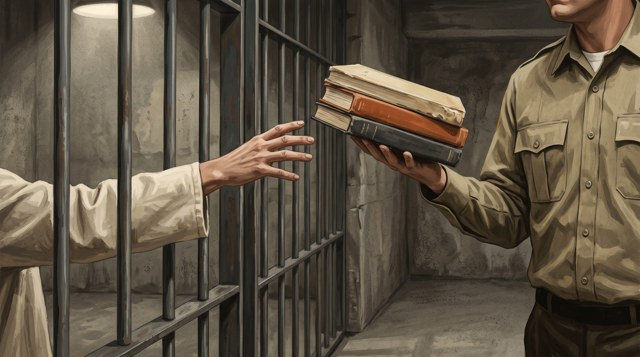
#> input picture toolkit/doodle/cards/img/C_books_keep.jpg, 640 x 357 px
$ python halftone.py ../../doodle/cards/img/C_books_keep.jpg out.png
#> lines starting #> are read from the running program, lines starting #| are printed output that depends on the picture
#!/usr/bin/env python3
"""Make a one-ink halftone of a registered scan or photo (LOK-017 HalftoneMoire / VIS-028 DuotoneCollage).

The output is a PNG mask: dots opaque, paper transparent. The component colours it with theme tokens
(dots in one token, paper in another), so no colour lives in the file. Dot area follows the darkness of
each cell (amplitude-modulated screen, round dots, rotated grid), drawn at 3x and scaled down so edges
stay clean. Register the output as an extra path on the SAME source (it is that source, re-screened);
only use it on sources whose licence allows adaptation (public domain, CC BY, CC0, own) -- never on a
source whose limit says "shown unaltered" (e.g. SRC-013, CC BY-SA).

usage: halftone.py IN.jpg OUT.png [--cell 10] [--angle 45] [--crop x,y,w,h] [--width 1200]
                   [--black 0.08] [--white 0.92] [--gamma 1.0] [--line]
--cell: dot spacing in OUTPUT pixels (keep >= 8 at 1080p, or YouTube's encoder turns it to mush).
--black/--white: input levels (luminance 0..1) mapped to full dot / no dot.
"""
import argparse
import math

import numpy as np
from PIL import Image, ImageDraw

ap = argparse.ArgumentParser()
ap.add_argument("src")
ap.add_argument("out")
ap.add_argument("--cell", type=float, default=10)
ap.add_argument("--angle", type=float, default=45)
ap.add_argument("--crop", default="")
ap.add_argument("--width", type=int, default=0)
ap.add_argument("--black", type=float, default=0.08)
ap.add_argument("--white", type=float, default=0.92)
ap.add_argument("--gamma", type=float, default=1.0)
ap.add_argument("--line", action="store_true", help="line art (engraved plates): a clean one-ink mask, no dots")
a = ap.parse_args()

im = Image.open(a.src).convert("L")
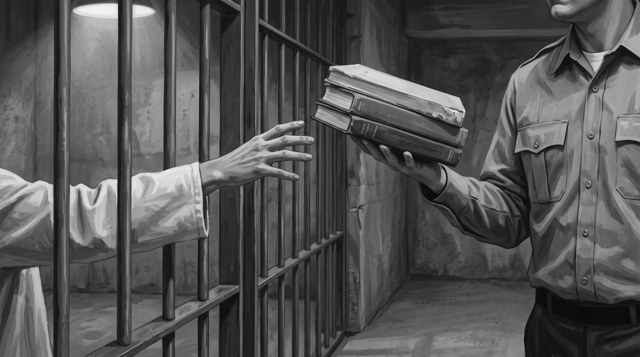
#> im: PIL image 640x357 L; min 2, max 244, mean 84.6
if a.crop:
    x, y, w, h = map(int, a.crop.split(","))
    im = im.crop((x, y, x + w, y + h))
if a.width and a.width != im.width:
    im = im.resize((a.width, round(im.height * a.width / im.width)), Image.LANCZOS)
W, H = im.size
#> W = 640; H = 357
L = np.asarray(im, dtype=np.float32) / 255.0
L = np.clip((L - a.black) / max(1e-3, a.white - a.black), 0, 1) ** a.gamma
dark = 1.0 - L
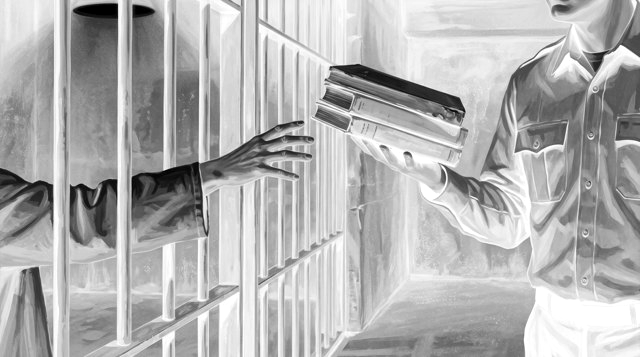
#> dark: shape (357, 640) float32; min 0, max 1, mean 0.7

if a.line:  # one ink, no screen: soft threshold keeps the engraver's line weight
    alpha = Image.fromarray((np.clip((dark - 0.35) / 0.3, 0, 1) * 255).astype(np.uint8))
    out = Image.new("RGBA", (W, H), (0, 0, 0, 0))
    out.putalpha(alpha)
    out.save(a.out, optimize=True)
    print(f"{a.out}: {W}x{H}, line mask")
    raise SystemExit
SS = 3  # supersampling
c = a.cell
th = math.radians(a.angle)
ux, uy = math.cos(th), math.sin(th)  # grid axis u
vx, vy = -math.sin(th), math.cos(th)  # grid axis v
diag = math.hypot(W, H)
#> diag = 732.8
n = int(diag / c) + 2
#> n = 75
cx0, cy0 = W / 2, H / 2
#> cx0 = 320; cy0 = 178.5
canvas = Image.new("L", (W * SS, H * SS), 0)
#> canvas: PIL image 1920x1071 L; every value is 0
d = ImageDraw.Draw(canvas)
rmax = c * 0.72  # neighbouring dots just touch at full darkness
for i in range(-n, n + 1):
    for j in range(-n, n + 1):
        px = cx0 + (i * ux + j * vx) * c
        py = cy0 + (i * uy + j * vy) * c
        if px < -c or py < -c or px > W + c or py > H + c:
            continue
        # mean darkness over the cell (sampled 3x3 around the centre)
        xs = np.clip((px + np.array([-c / 3, 0, c / 3])).astype(int), 0, W - 1)
        ys = np.clip((py + np.array([-c / 3, 0, c / 3])).astype(int), 0, H - 1)
        k = float(dark[np.ix_(ys, xs)].mean())
        if k <= 0.01:
            continue
        r = min(rmax, c * math.sqrt(k / math.pi))  # dot area = darkness x cell area
        d.ellipse([(px - r) * SS, (py - r) * SS, (px + r) * SS, (py + r) * SS], fill=255)
alpha = canvas.resize((W, H), Image.LANCZOS)
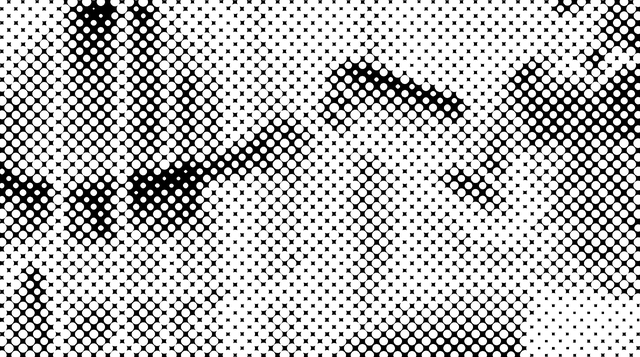
#> alpha: PIL image 640x357 L; min 0, max 255, mean 185.4
out = Image.new("RGBA", (W, H), (0, 0, 0, 0))
#> out: PIL image 640x357 RGBA; every value is 0
out.putalpha(alpha)
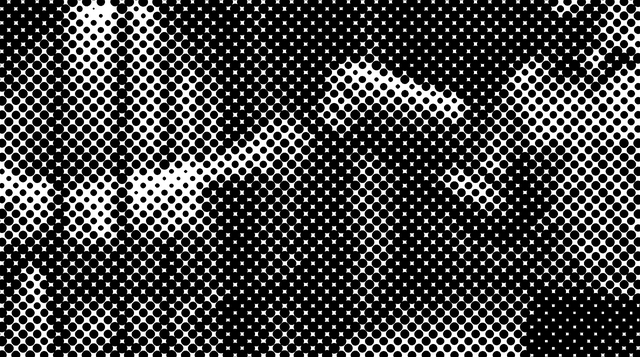
#> out: PIL image 640x357 RGBA; mean R, G, B, A 0, 0, 0, 185.4; transparent parts drawn white
out.save(a.out, optimize=True)
cov = np.asarray(alpha, dtype=np.float32).mean() / 255
#> cov = 0.727
print(f"{a.out}: {W}x{H}, cell {c}px at {a.angle} deg, ink coverage {cov:.0%}")
#| out.png: 640x357, cell 10px at 45 deg, ink coverage 73%

$ run again, on toolkit/doodle/cards/img/C_note2.jpg
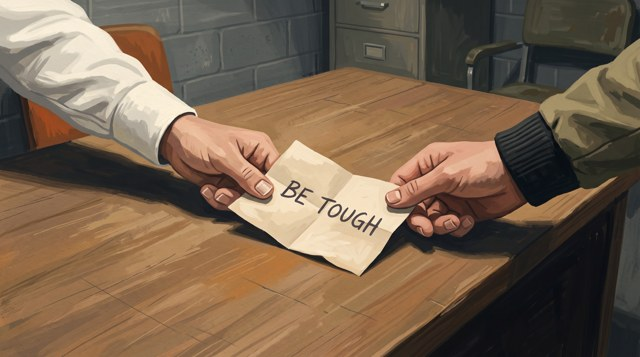
#> input picture toolkit/doodle/cards/img/C_note2.jpg, 640 x 357 px
#> canvas: PIL image 1920x1071 L; every value is 0
#> `alpha = canvas.resize((W, H), Image.LANCZOS)`:
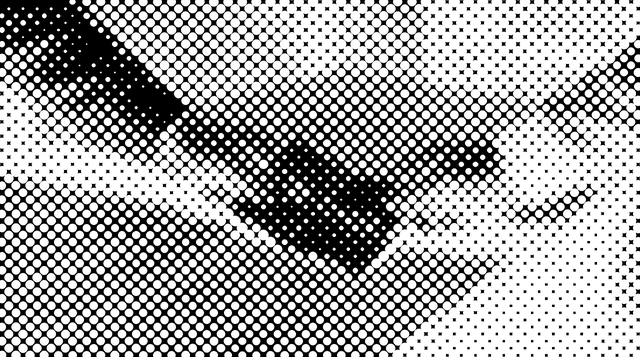
#> alpha: PIL image 640x357 L; min 0, max 255, mean 161.9
#> `out.putalpha(alpha)`:
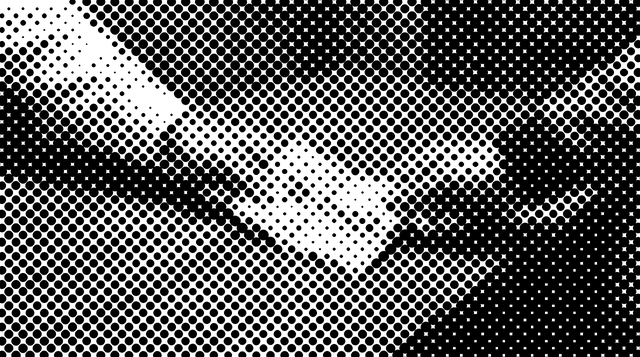
#> out: PIL image 640x357 RGBA; mean R, G, B, A 0, 0, 0, 161.9; transparent parts drawn white
#> cov = 0.635
#| out.png: 640x357, cell 10px at 45 deg, ink coverage 63%

$ run again, on toolkit/doodle/cards/img/C_recorder.jpg
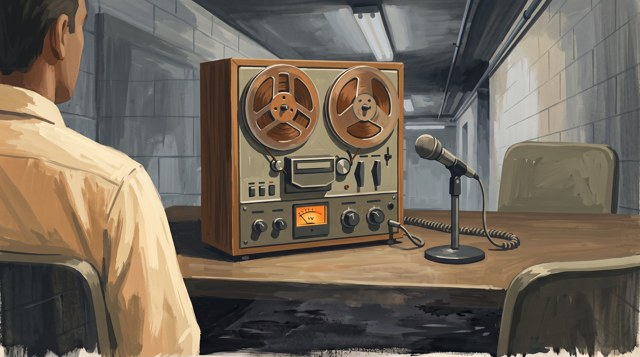
#> input picture toolkit/doodle/cards/img/C_recorder.jpg, 640 x 357 px
#> canvas: PIL image 1920x1071 L; every value is 0
#> `alpha = canvas.resize((W, H), Image.LANCZOS)`:
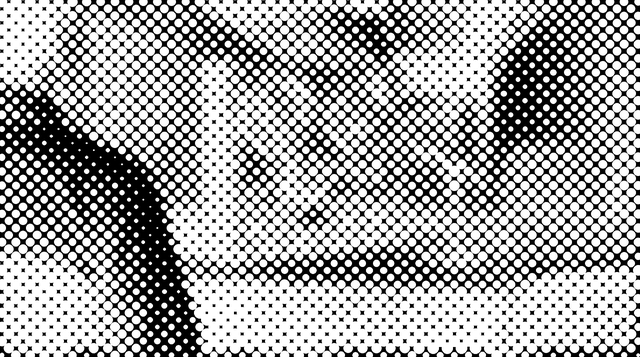
#> alpha: PIL image 640x357 L; min 0, max 255, mean 162.2
#> `out.putalpha(alpha)`:
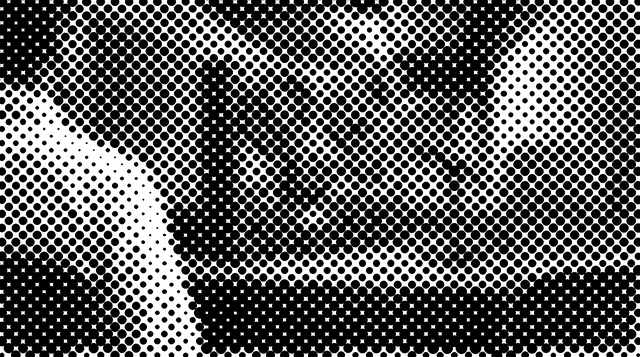
#> out: PIL image 640x357 RGBA; mean R, G, B, A 0, 0, 0, 162.2; transparent parts drawn white
#> cov = 0.636
#| out.png: 640x357, cell 10px at 45 deg, ink coverage 64%
